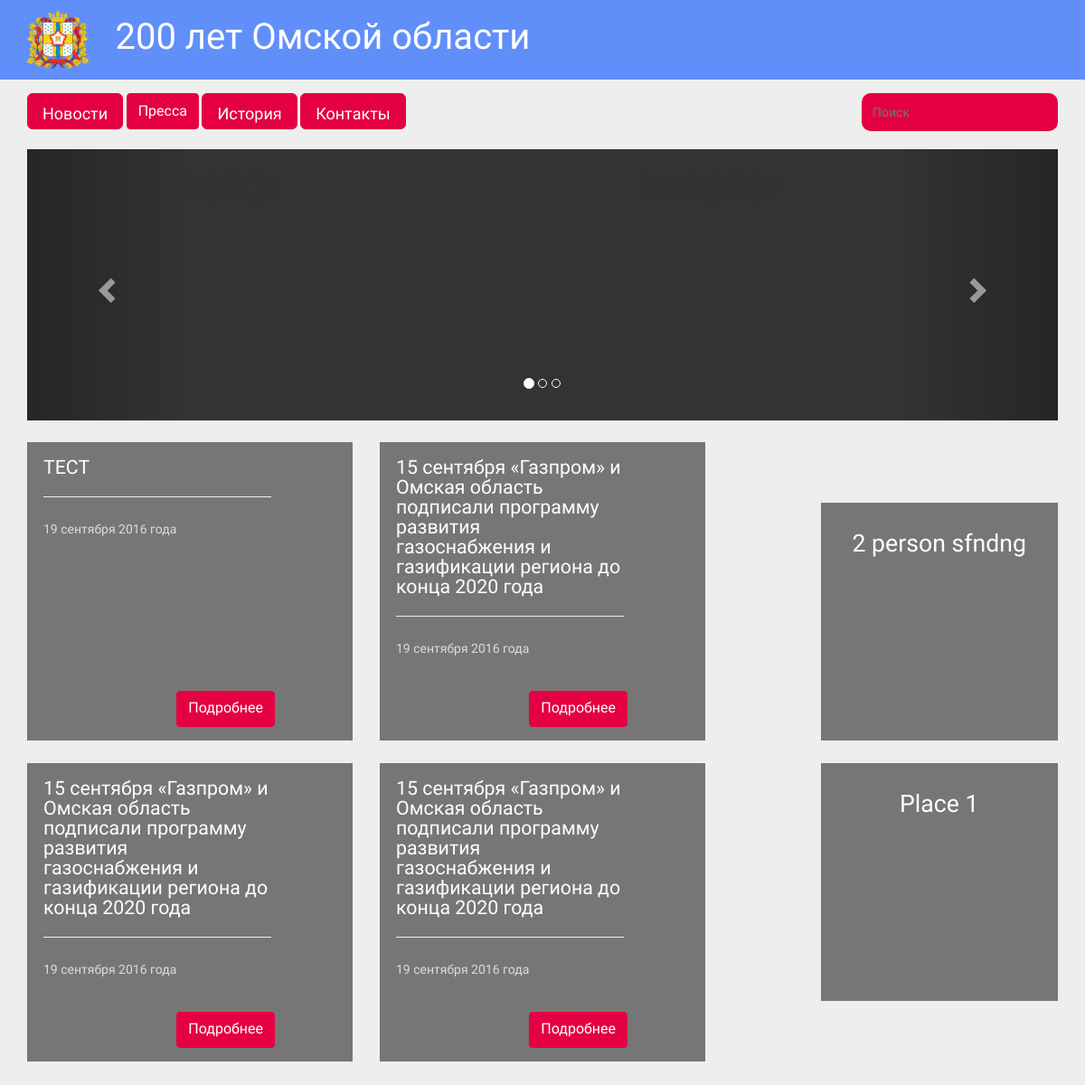
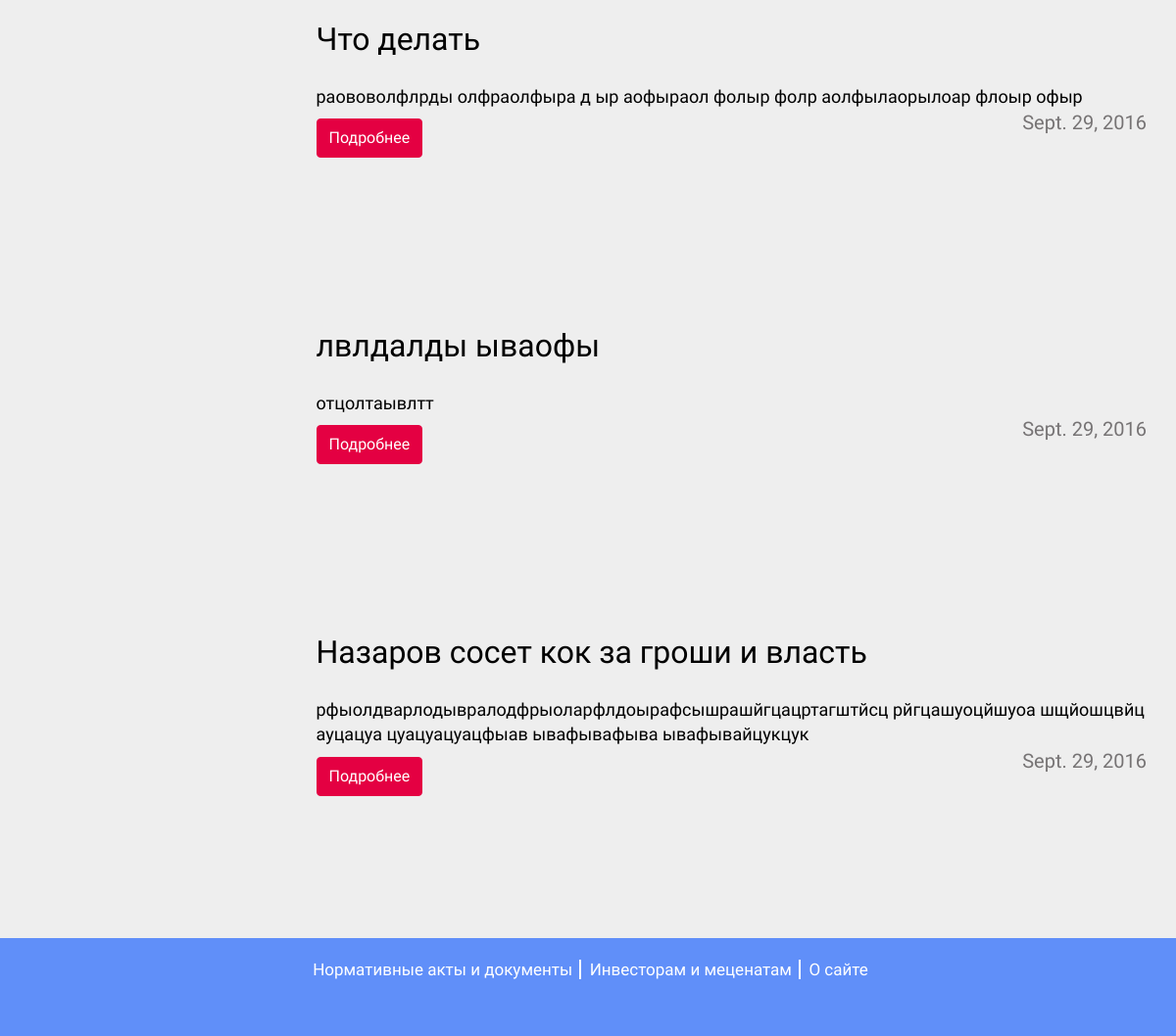
Before: / with the older database file (2 pictures, top to bottom).
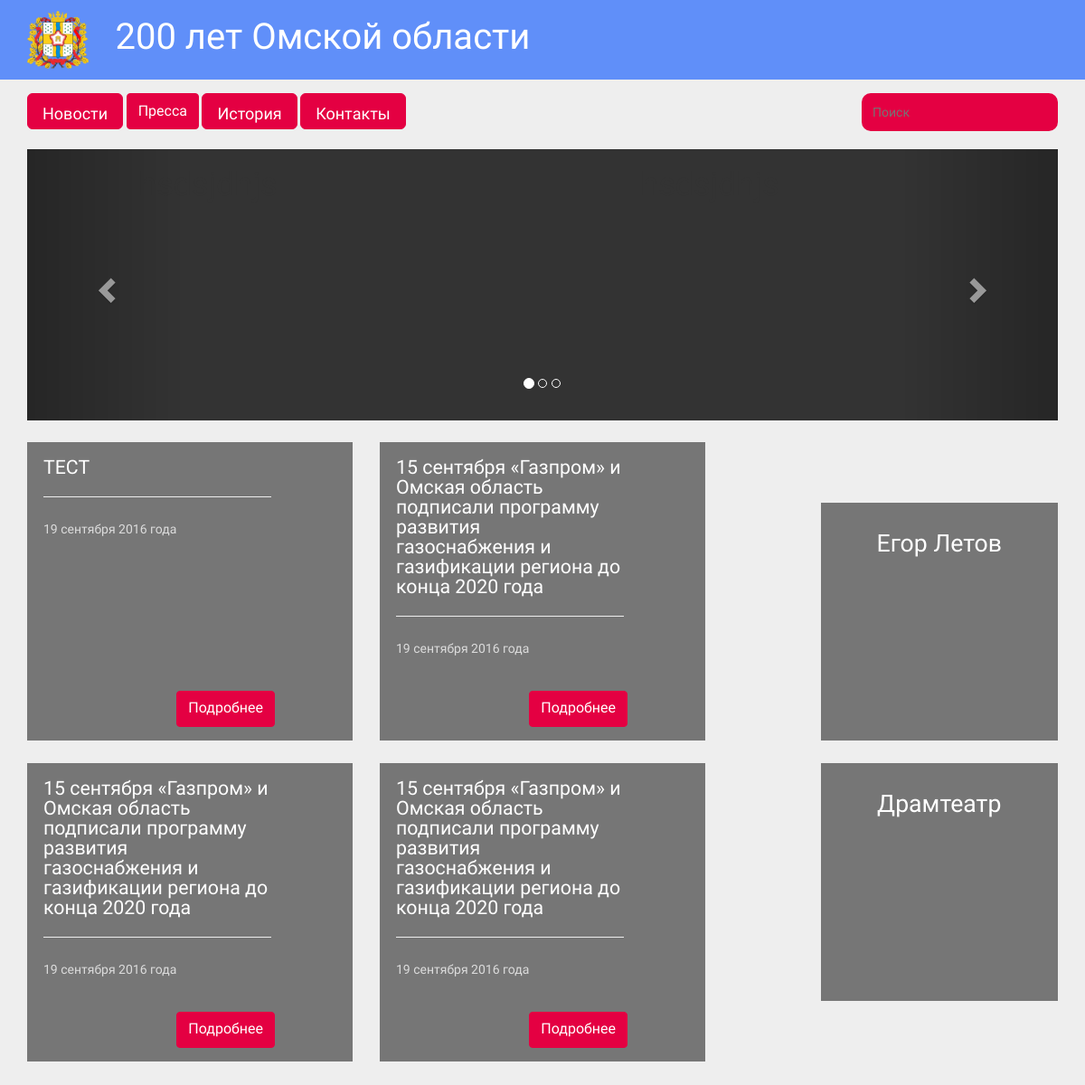
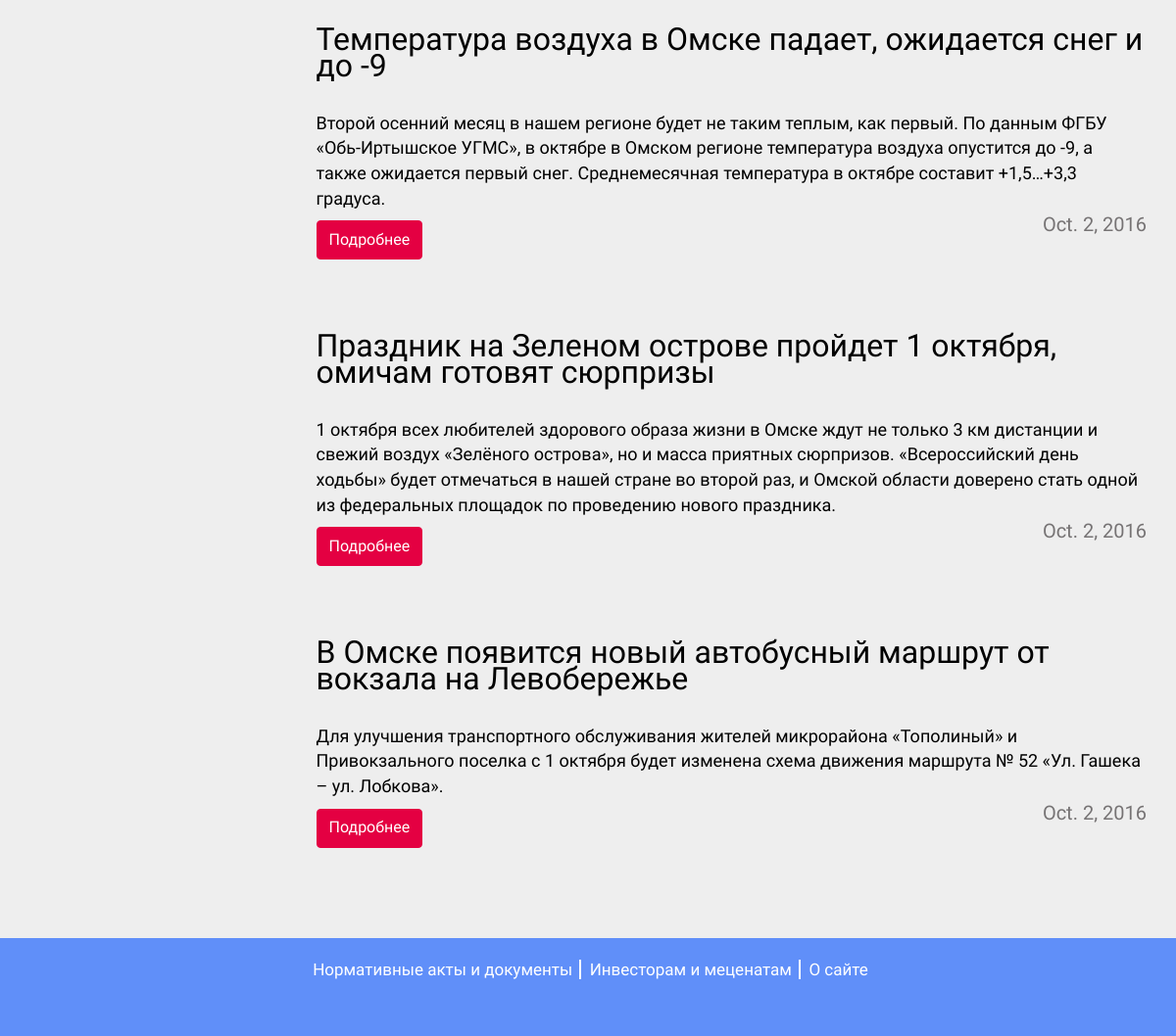
After: the same page with the newer database file (2 pictures, top to bottom).
### AdminOmsk/models.py (models this page shows, shortened)
class Person(models.Model):
    class Meta:
        db_table = 'Person'
    name = models.TextField(max_length=30)
    surname = models.TextField(max_length=30)
    years = models.TextField()
    picture = models.ImageField()
    text = models.TextField()

class Place(models.Model):
    class Meta:
        db_table = 'Place'
    name = models.TextField()
    text = models.TextField()
    picture = models.ImageField()

class Article(models.Model):
    class Meta:
        db_table = 'Article'
    header = models.TextField(max_length=150)
    text = models.TextField()
    picture = models.ImageField()
    date = models.DateField(auto_now=True)

### AdminOmsk/views.py (the view)
# urls.py: url(r'^$', home, name='home'),
def home(request):
    randomPerson = randint(1, int(Person.objects.count()))
    randomPlace = randint(1, int(Place.objects.count()))
    return render(request, 'AdminOmsk/home.html', {'articles':Article.objects.all(), 'person':Person.objects.get(id=randomPerson), 'place':Place.objects.get(id=randomPlace)})

### AdminOmsk/templates/AdminOmsk/home.html (shortened to what this page needs)
{% extends 'AdminOmsk/base.html' %}
{% block home %}
        <div class="container">
           <div class="row">
               <div class="col-md-12">
                  <div id="myCarousel" class="carousel slide" data-interval="3000" data-ride="carousel">
                      <ol class="carousel-indicators">
                         <li data-target="#myCarousel" data-slide-to="0" class="active"></li>
                         <li data-target="#myCarousel" data-slide-to="1"></li>
                        <li data-target="#myCarousel" data-slide-to="2"></li>
                  </ol>
                  <div class="carousel-inner">
                      <div class="active item">
                          <div class="container-fluid">
                              <div class="row-fluid">
                                  <div class="col-md-4">
                                      <h1>hsdsjdhjs</h1>
                                  </div>
                                   <div class="col-md-8">
                                      <h1>hsdsjdhjs</h1>
                                  </div>
                              </div>
                          </div>
                          <div class="carousel-caption">
                          </div>
                      </div>
                  </div>
                  <a class="carousel-control left" href="#myCarousel" data-slide="prev">
                    <span class="glyphicon glyphicon-chevron-left"></span>
                  </a>
                  <a class="carousel-control right" href="#myCarousel" data-slide="next">
                      <span class="glyphicon glyphicon-chevron-right"></span>
                  </a>
                </div>
             </div>
           </div>
        </div>
       <div class="container containerPad">
           <div class="row">
               <div class="col-md-4 marginNews">
                    <div class="news" style="background-image: url(img/dick1.jpg); min-height: 330px;">
                        <div class="fadeNews">
                            <div class="paddingNews">
                                <newsDisc>ТЕСТ</newsDisc>
                                <hr class="hrNew">
                                <newsDate>19 сентября 2016 года</newsDate>
                                <button type="button" class="btn btn-default red bottom">Подробнее</button>
                            </div>
                        </div>
                    </div>
               </div>
               <div class="col-md-4 marginNews">
                    <div class="news" style="background-image: url(img/dick1.jpg); min-height: 330px;">
                        <div class="fadeNews">
                            <div class="paddingNews">
                                <newsDisc>15 сентября «Газпром» и Омская область подписали программу развития газоснабжения и газификации региона до конца 2020 года</newsDisc>
                                <hr class="hrNew">
                                <newsDate>19 сентября 2016 года</newsDate>
                                <button type="button" class="btn btn-default red bottom">Подробнее</button>
                            </div>
                        </div>
                    </div>
               </div>
               <div class="col-md-3 col-md-offset-1 randomPerson">
                   <div class="random" style="background-image: url({{ person.picture.url }}); min-height:263px;">
                       <div class="randomFade">
                           <div class="randomText"><randomText>{{ person.name }} {{ person.surname }}</randomText></div>
                       </div>
                   </div>
               </div>
         </div>
         <div class="row">
               <div class="col-md-4 marginNews">
                    <div class="news" style="background-image: url(img/dick1.jpg); min-height: 330px;">
                        <div class="fadeNews">
                            <div class="paddingNews">
                                <newsDisc>15 сентября «Газпром» и Омская область подписали программу развития газоснабжения и газификации региона до конца 2020 года</newsDisc>
                                <hr class="hrNew">
                                <newsDate>19 сентября 2016 года</newsDate>
                                <button type="button" class="btn btn-default red bottom">Подробнее</button>
                            </div>
                        </div>
                    </div>
               </div>
               <div class="col-md-4 marginNews">
                    <div class="news" style="background-image: url(img/dick1.jpg); min-height: 330px;">
                        <div class="fadeNews">
                            <div class="paddingNews">
                                <newsDisc>15 сентября «Газпром» и Омская область подписали программу развития газоснабжения и газификации региона до конца 2020 года</newsDisc>
                                <hr class="hrNew">
                                <newsDate>19 сентября 2016 года</newsDate>
                                <button type="button" class="btn btn-default red bottom">Подробнее</button>
                            </div>
                        </div>
                    </div>
                </div>
                <div class="col-md-3 col-md-offset-1">
                   <div class="random" style="background-image: url({{ place.picture.url }}); min-height:263px;">
                       <div class="randomFade">
                           <div class="randomText"><randomText>{{ place.name }}</randomText></div>
                       </div>
                   </div>
               </div>
            </div>
            {% for article in articles reversed %}
            <div class="row marginLine">
                <div class="col-md-3">
                    <div class="pictureLine" style="background-image: url({{ article.picture.url }})"></div>
                </div>
                <div class="col-md-9">
                    <div><lineNewsTitle>{{ article.header }}</lineNewsTitle></div>
                    <div class="textLine"><lineNewsMain>{{ article.text }}</lineNewsMain></div>
                    <button type="button" class="btn btn-default red buttonLine">Подробнее</button>
                    <p align="right"><lineDate>{{ article.date }}</lineDate></p>
                </div>
            </div>
            {% endfor %}
          </div>
    {% endblock %}

### AdminOmsk/templates/AdminOmsk/base.html (shortened to what this page needs)
{% load staticfiles %}
<!DOCTYPE html>
<html lang="ru">
<head>
    <link rel="stylesheet" href="http://maxcdn.bootstrapcdn.com/bootstrap/3.3.7/css/bootstrap.min.css">
    <link href={% static "arbeiten_style.css" %} rel="stylesheet">
</head>
<body>
    <div class="container-fluid article">
        <div class="container">
            <div class="row">
                <div class="col-md-1">
                    <img src={% static "logo.png" %} class="img-responsive">
                </div>
                <div class="col-md-11">
                    <upTitle>200 лет Омской области</upTitle>
                </div>
            </div>
        </div>
    </div>
    <div class="container-fluid menu">
       <div class="container">
            <div class="row">
                <div class="col-md-8">
                    <div class="btn-group-lg">
                        <button type="button" class="btn btn-default red">Новости</button>
                        <a><button type="button" class="btn btn-default red">Пресса</button></a>
                        <button type="button" class="btn btn-default red">История</button>
                        <button type="button" class="btn btn-default red">Контакты</button>
                    </div>
                </div>
                <div class="col-md-4 right">
                    <div class="navbar-search">
                        <input type="text" class="search-query field" placeholder="Поиск">
                    </div>
                </div>
            </div>
        </div>
        {% block home %}{% endblock %}
    </div>
    <footer>
        <div class="footerMain">
                <footerText class="borderLine">Нормативные акты и документы</footerText>
                <footerText class="borderLine">Инвесторам и меценатам</footerText>
                <footerText>О сайте</footerText>
        </div>
    </footer>
</body>
</html>

### AdminOmsk/static/arbeiten_style.css (style rules this page uses)
body { background-color:#eee; font-family: 'Hind Vadodara', sans-serif; }
footer { background-color: #608ff9; min-height: 100px; }
.containerPad { padding-top: 2%; }
.article { padding-top: 12px; background-color:#608ff9; padding-bottom: 12px; }
.right { text-align: right; }
.menu { padding-top: 15px; }
.red { background-color:#e40042; color: white; border-color: #e40042; height: 40px; font-size: 1.6rem; }
.news { background-size: cover; }
.fadeNews { background-color: rgba(0,0,0,0.5); min-height: 330px; width: 100%; height: 100%; }
.paddingNews { padding: 5%; width: 80%; position: relative; min-height: 330px; }
.marginNews { margin-bottom: 25px; }
.item { background: #333; text-align: center; height: 300px !important; }
.carousel { margin-top: 20px; }
.field { border-radius: 10px; box-shadow: none; border: 10px solid #e40042; background-color: #e40042; color: #fff; }
.hrNew { color:white; padding-top: 5px; width:100%; }
.bottom { position: absolute; bottom: 15px; }
.random { background-size: cover; text-align: center; }
.randomPerson { padding-top: 67px; }
.randomFade { background-color: rgba(0,0,0,0.5); min-height: 263px; width: 100%; height: 100%; }
.randomText { padding-top: 10%; }
.marginLine { margin-top: 30px; margin-bottom:20px; }
.textLine { margin-top: 30px; }
.pictureLine { margin-bottom: 20px; background-size: cover; min-height: 263px; padding:5%; }
.buttonLine { margin-top: 10px; float:left; }
.footerMain { text-align: center; padding-top: 20px; }
.borderLine { border-right: 2px solid #fff; padding-right: 7px; }
upTitle { color:white; padding-top: 0px; font-size: 4rem; }
newsDisc { font-weight:400; font-size: 16pt; color: white; line-height: 0.9; }
newsDate { color:gainsboro; float: left; }
randomText { text-align:center; font-size: 20pt; color: #fff; }
lineNewsTitle { color: #000; font-size: 3.2rem; line-height: 0.7 }
lineNewsMain { color:#000; font-size: 1.8rem; }
lineDate { text-align: right; color: rgb(118,115,116); font-size: 2rem; }
footerText { color: #fff; font-size: 1.7rem; margin-left:5px; }

Changed rows visible on the page:
removed Article: header "Что делать", text "раововолфлрды олфраолфыра д ыр аофыраол фолыр фолр аолфылаорылоар флоыр офыр", date "Sept. 29, 2016"
removed Article: header "лвлдалды ываофы", text "отцолтаывлтт", date "Sept. 29, 2016"
removed Article: header "Назаров сосет кок за гроши и власть", text "рфыолдварлодывралодфрыоларфлдоырафсышрашйгцацртагштйсц рйгцашуоцйшуоа шщйошцвйц ауцацуа цуацуацуацфыав ывафывафыва ывафывайцукцук", date "Sept. 29, 2016"
changed Person: name "2 person" → "Егор"; surname "sfndng" → "Летов"
changed Place: name "Place 1" → "Драмтеатр"
added Article: header "Температура воздуха в Омске падает, ожидается снег и до -9", text "Второй осенний месяц в нашем регионе будет не таким теплым, как первый. По данным ФГБУ «Обь-Иртышское УГМС», в октябре в Омском регионе температура воздуха опустится до -9, а также ожидается первый снег. Среднемесячная температура в октябре составит +1,5…+3,3 градуса.", date "Oct. 2, 2016"
added Article: header "Праздник на Зеленом острове пройдет 1 октября, омичам готовят сюрпризы", text "1 октября всех любителей здорового образа жизни в Омске ждут не только 3 км дистанции и свежий воздух «Зелёного острова», но и масса приятных сюрпризов. «Всероссийский день ходьбы» будет отмечаться в нашей стране во второй раз, и Омской области доверено стать одной из федеральных площадок по проведению нового праздника.", date "Oct. 2, 2016"
added Article: header "В Омске появится новый автобусный маршрут от вокзала на Левобережье", text "Для улучшения транспортного обслуживания жителей микрорайона «Тополиный» и Привокзального поселка с 1 октября будет изменена схема движения маршрута № 52 «Ул. Гашека – ул. Лобкова».", date "Oct. 2, 2016"
